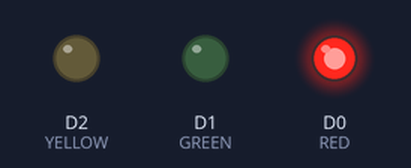
Simulated run of this sketch. Board: ESP8266 (NodeMCU). Parts: output pins drawn as LEDs (lit = HIGH).

Above: at 0.05 s.
At 0.75 s:
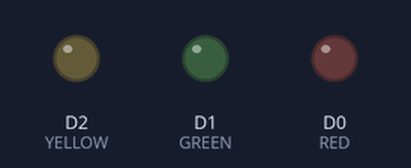
At 1.45 s:
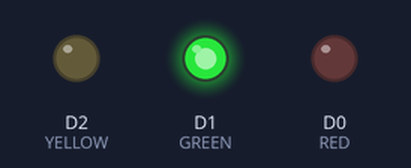
At 2.85 s:
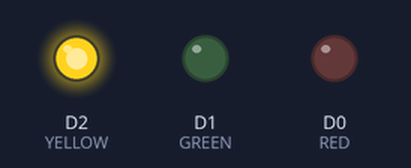
Timing chart, 0 to 3.1 s (numbered marks = the images above):
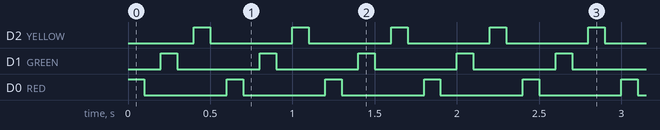

Measured:
- by itself, D2 (YELLOW), D1 (GREEN), D0 (RED): alternates HIGH for 0.10 s and LOW for 0.50 s

The sketch:

NodeMCU_LED_2.ino
```cpp
#define RED D0            // Led in NodeMCU at pin GPIO16 (D0).
#define GREEN D1
#define YELLOW D2
void setup()
{
  pinMode(RED, OUTPUT);    // LED pin as output.
  pinMode(GREEN, OUTPUT);
  pinMode(YELLOW, OUTPUT);
}
void loop()
{
  digitalWrite(RED, HIGH);// turn the LED off.(Note that LOW is the voltage level but actually
  delay(100);            // wait for 1 second.
  digitalWrite(RED, LOW); // turn the LED on.
  delay(100); // wait for 1 second.

  digitalWrite(GREEN, HIGH);// turn the LED off.(Note that LOW is the voltage level but actually
  delay(100);            // wait for 1 second.
  digitalWrite(GREEN, LOW); // turn the LED on.
  delay(100); // wait for 1 second.

  digitalWrite(YELLOW, HIGH);// turn the LED off.(Note that LOW is the voltage level but actually
  delay(100);            // wait for 1 second.
  digitalWrite(YELLOW, LOW); // turn the LED on.
  delay(100); // wait for 1 second.
}
```
